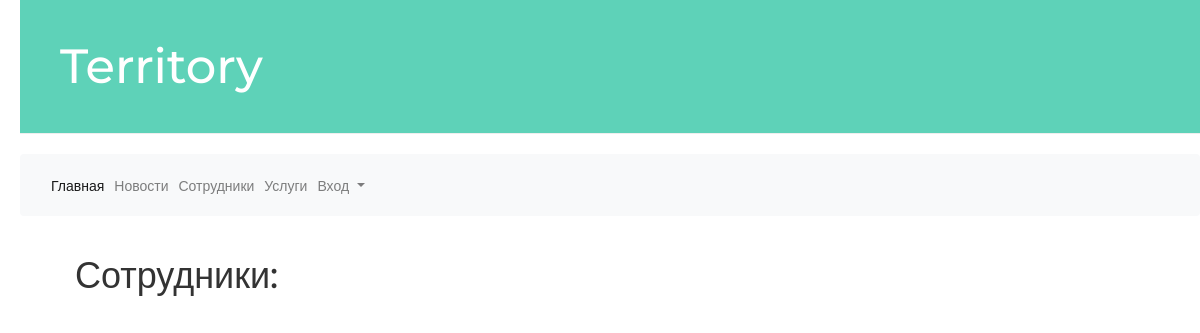
The page /accounts/employee_list/ on the database as committed earlier.
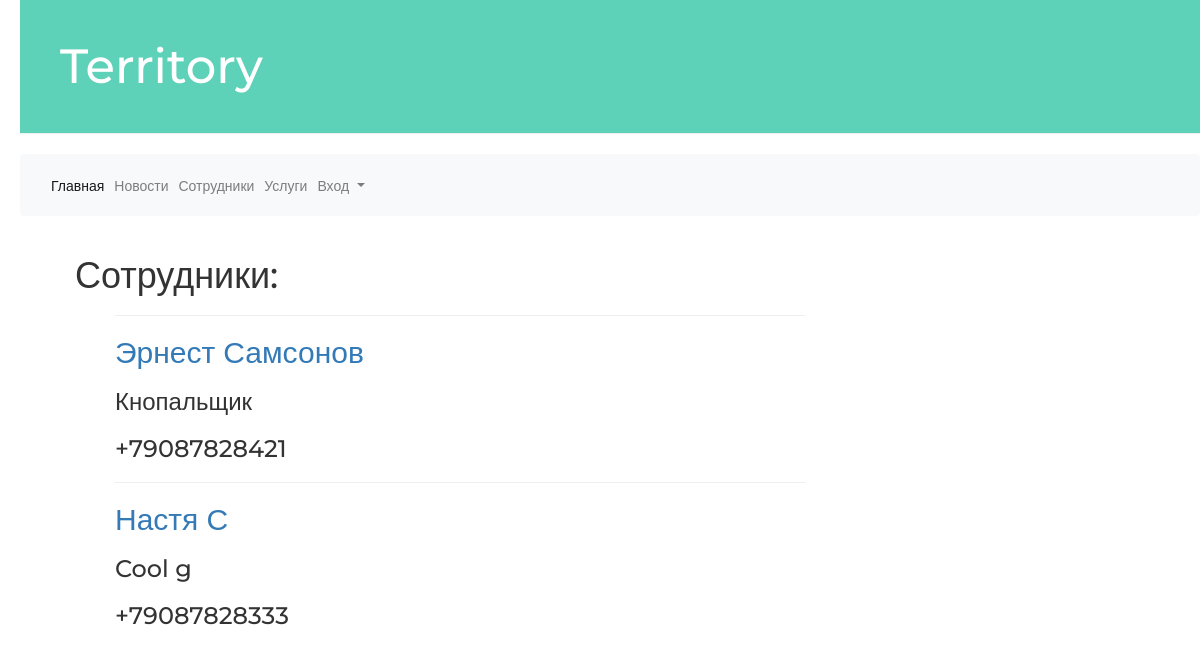
The same page on the database as committed later.
### accounts/models.py (models this page shows, shortened)
class Employee(models.Model):
    user = models.OneToOneField(Customer, on_delete=models.CASCADE)
    patronymic = models.CharField(max_length=150, null=True, blank=True)
    number = PhoneNumberField(unique=False, null=False, blank=False)
    birth_date = models.DateField(null=True, blank=True)
    position = models.CharField(max_length=150, null=True, blank=True)
    schedule = models.ForeignKey(Workday, on_delete=models.CASCADE, null=True, blank=True)
    objects = UserManager()
    class Meta:
        db_table = 'employee'

class Customer(AbstractUser):
    number = PhoneNumberField(unique=False, null=False, blank=False)
    birth_date = models.DateField(null=True, blank=True)
    objects = UserManager()
    class Meta:
        db_table = 'customer'

### accounts/views.py (the view)
# urls.py: path("employee_list/", views.employee_list, name="employee_list"),
def employee_list(request):
    employees = Employee.objects.all()
    return render(request, 'accounts/employee_list.html', {'employees': employees})

### territory/templates/accounts/employee_list.html
<!DOCTYPE html>
{% extends 'base.html'%}
{% block content %}
    <h1>Сотрудники:</h1>
    {% for employee in employees %}
        <ul>
            {% if employee.user.is_staff %}
                <hr class="hr-line">
                <h2><a href="{% url 'employee_detail' pk=employee.pk %}">
                    {{ employee.user.first_name }} {{ employee.user.last_name }}</a></h2>
                <h3>{{ employee.position }}</h3>
                <h3>{{ employee.user.number }}</h3>
            {% endif %}
        </ul>
    {% endfor %}
{% endblock %}

Rows that differ between the two databases and show on the page:
now on this page (row edited): Employee: user.first_name "Эрнест", user.last_name "Самсонов", position "Кнопальщик", user.number "+79087828421"
added Employee: user.first_name "Настя", user.last_name "С", position "Cool g", user.number "+79087828333"
